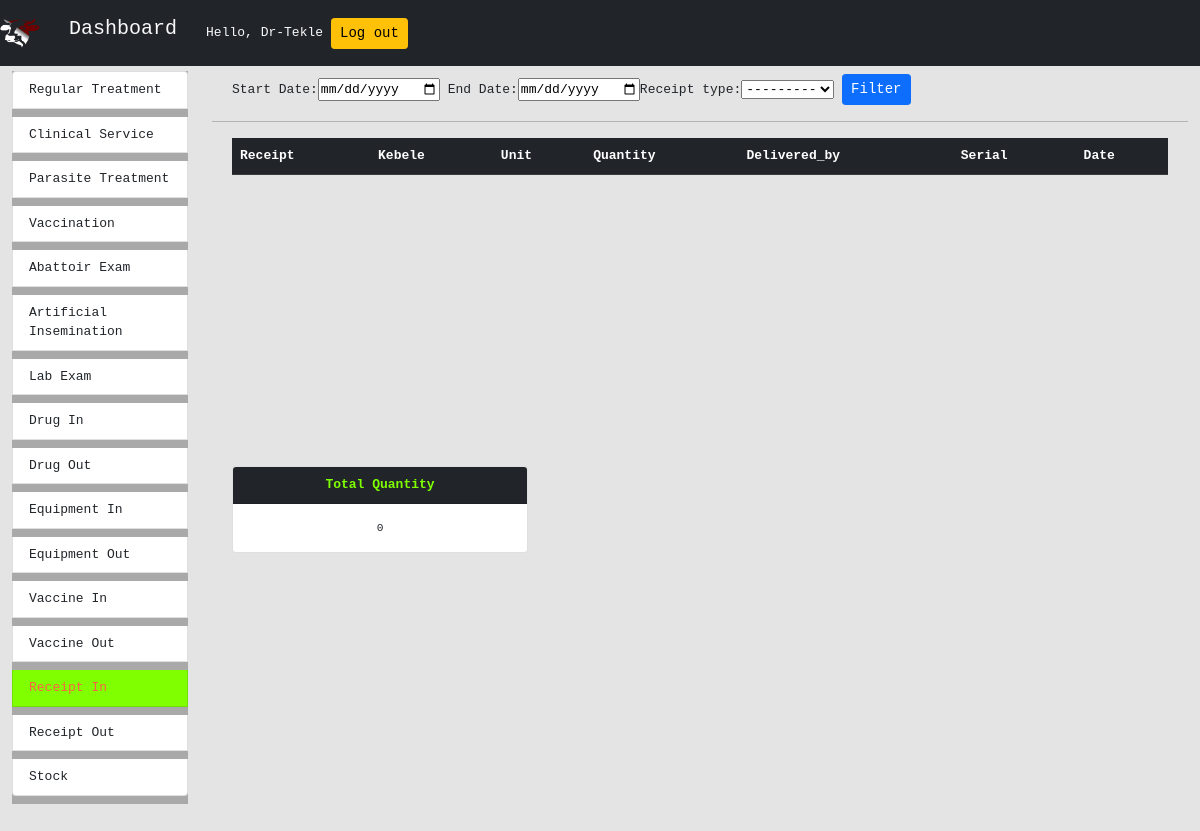
Page /dashboard/receiptin_summary/ (signed in) on the earlier database version.
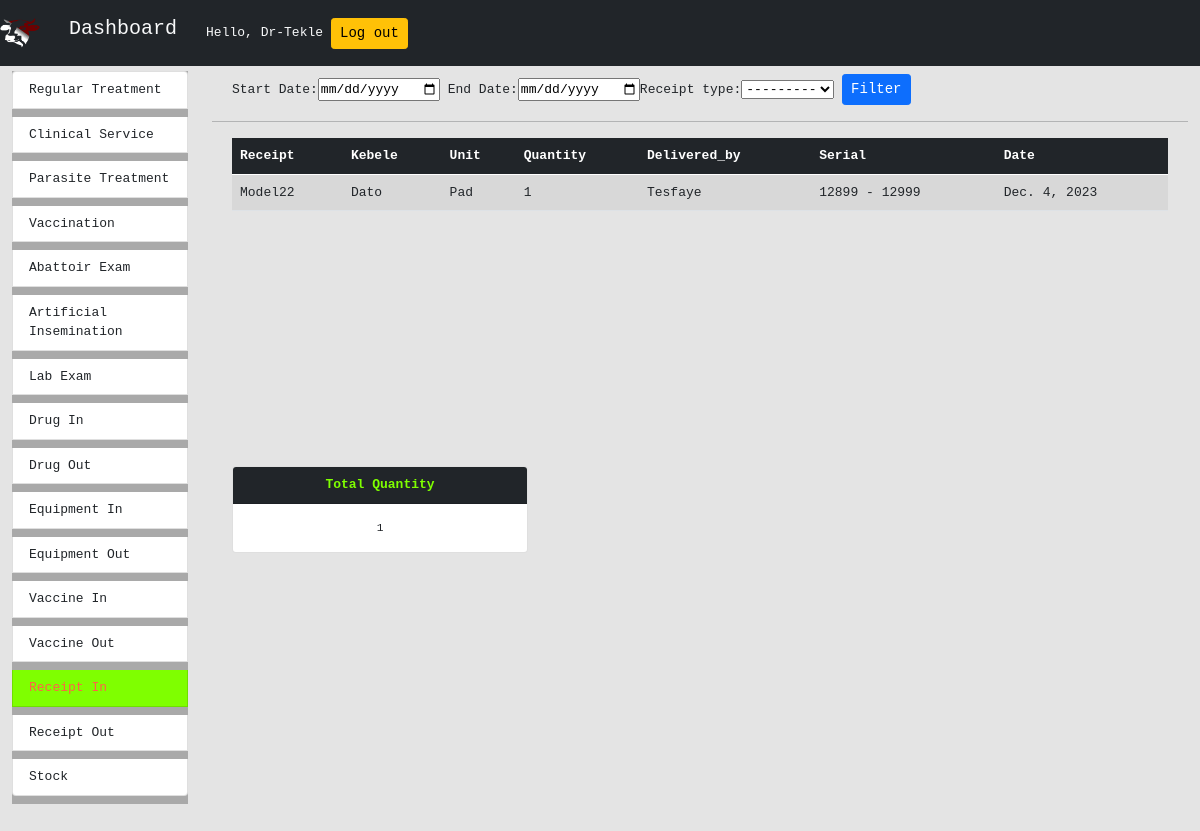
Same page on the later database version.
### receipt_in_out/models.py (models this page shows)
class ReceiptIn(models.Model):
    receipt_type = models.ForeignKey(Receipt,on_delete=models.CASCADE)
    deliverer_name = models.CharField(max_length=100)
    kebele = models.ForeignKey(Kebele,on_delete=models.CASCADE)
    unit = models.CharField(max_length=100,choices=UNIT_CHOICE,default="Pad")
    quantity = models.IntegerField(default=1)
    serial_num_init = models.CharField(max_length=100)
    serial_num_last = models.CharField(max_length=100)
    date = models.DateField(auto_now=False,auto_now_add=True)

class Receipt(models.Model):
    receipt_type = models.CharField(max_length=100)
    def __str__(self):
        return self.receipt_type

### registernewuser/models.py (models this page shows, shortened)
class Kebele(models.Model):
    id = models.AutoField(primary_key=True)
    name = models.CharField(max_length=100)

### dashboard/views.py (the view, shortened to what this page needs)
# urls.py: path('receiptin_summary/',ReceiptInSummary.as_view(),name="receipt_in_summary"),
class ReceiptInSummary(LoginRequiredMixin, View):
    login_url = "/"
    templateUrl = "dashboard/receiptin_summary.html"
    def get(self, request):
        dateForm = DateRangeFrom()
        receipt_typeForm = ReceiptTypeForm()
        in_receipt = ReceiptIn.objects.all()
        total_quantity = in_receipt.count()
        context = {
            "in_receipt": in_receipt,
            "total_quantity": total_quantity,
            "dateForm": dateForm,
            "receipt_typeForm": receipt_typeForm,
        }
        return render(request, self.templateUrl, context)

### dashboard/forms.py
class DateRangeFrom(forms.Form):
    start_date = forms.DateField(label='Start Date',widget=forms.DateInput(attrs={'type':'date',
                                    'id':'start_date'}))
    end_date = forms.DateField(label='End Date',widget=forms.DateInput(attrs={'type':'date',
                                    'id':'end_date'}))

class ReceiptTypeForm(forms.ModelForm):
    class Meta:
        model = ReceiptIn
        fields = ["receipt_type"]
        widgets = {
            'receipt_type' : forms.Select(attrs={'id':'receipt_type'})
         }

### dashboard/templates/dashboard/receiptin_summary.html (shortened to what this page needs)
{% extends 'dashboard/main.html' %}
{% load static %} {% block title %} Dashboard {%endblock title %}
 {% block content %}
<div class="row m-2">
	<form action="" method="POST">
		{%csrf_token%} {{dateForm}}{{receipt_typeForm}}
		<input type="submit" value="Filter" class="btn btn-sm btn-primary" />
	</form>
</div>
<hr />
<div class="row overflow-auto m-2" id="summary">
	<div class="col-md-12">
		<table class="table table-striped">
			<thead>
				<tr class="table-dark">
					<th scope="col">Receipt</th>
					<th scope="col">Kebele</th>
					<th scope="col">Unit</th>
					<th scope="col">Quantity</th>
					<th scope="col">Delivered_by</th>
					<th scope="col">Serial</th>
					<th scope="col">Date</th>
				</tr>
			</thead>
			{% for row in in_receipt %}
			<tr>
				<td>{{row.receipt_type.receipt_type}}</td>
				<td>{{row.kebele.name}}</td>
				<td>{{row.unit}}</td>
				<td>{{row.quantity}}</td>
				<td>{{row.deliverer_name}}</td>
				<td>{{row.serial_num_init}} - {{row.serial_num_last}}</td>
				<td>{{row.date}}</td>
			</tr>
			{% endfor %}
		</table>
	</div>
</div>
<div class="row overflow-auto m-2" id="summary-additional">
	<div class="col-md-4 col-sm-12">
		<div class="card">
			<div class="card-header bg-dark">
				Total Quantity
			</div>
			<div class="card-body">
				<p class="card-text">{{total_quantity}}</p>
			</div>
		</div>
	</div>
	{% endblock content %}

Differences in the rows shown:
added ReceiptIn: receipt_type.receipt_type "Model22", kebele.name "Dato", unit "Pad", quantity "1", deliverer_name "Tesfaye", serial_num_init "12899", serial_num_last "12999", date "Dec. 4, 2023"
Other differences:
{{ total_quantity }}: "0" → "1"
